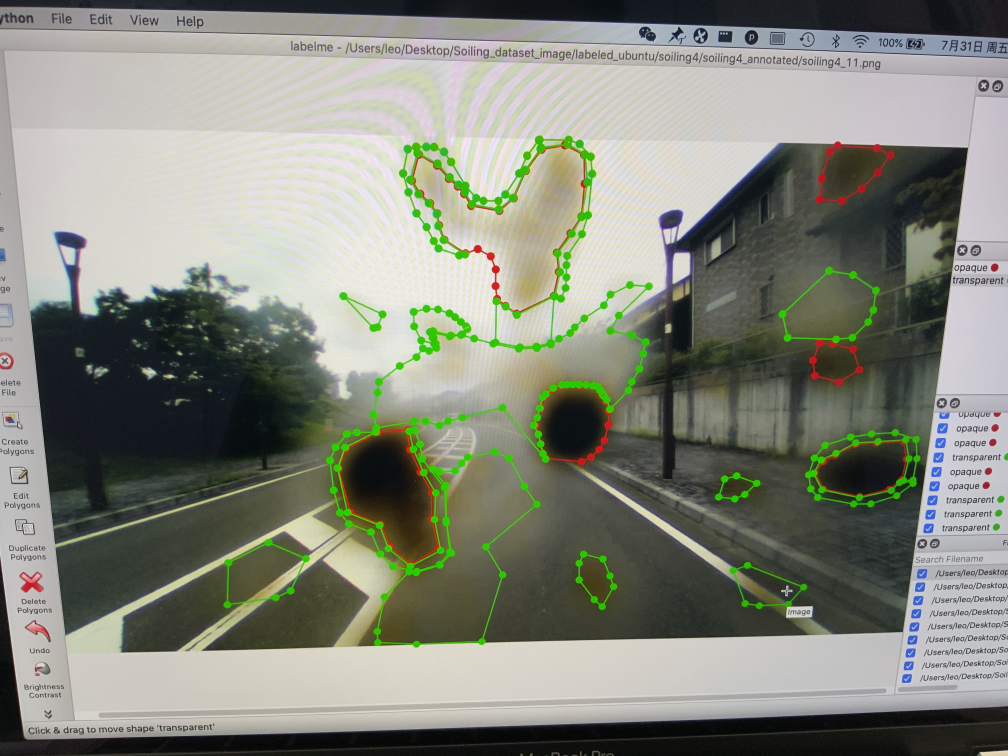
#> input picture github_images/IMG_0106.jpeg, 4032 x 3024 px (shown at 1/4 size)
$ python -i test_picture.py   (imports and definitions only)   (older library calls are emulated)
#> lines starting #> are read from the running program, lines starting #| are printed output that depends on the picture; after the words box and inside, x2 and y2 are one past the last pixel; in counts of white or black regions, pixels touching at a corner belong together; long printed decimals are rounded


#!--*-- coding:utf-8 --*--

# Deeplab Demo
#  This file calculates the final result and outputs the soling coverage
import os
import tarfile

from matplotlib import gridspec
import matplotlib.pyplot as plt
import numpy as np
from PIL import Image
import tempfile
from six.moves import urllib

import tensorflow as tf
import cv2


class DeepLabModel(object):
    """
    加载 DeepLab 模型；
    推断 Inference.
    """
    INPUT_TENSOR_NAME = 'ImageTensor:0'
    OUTPUT_TENSOR_NAME = 'SemanticPredictions:0'
    INPUT_SIZE = 513
    FROZEN_GRAPH_NAME = 'frozen_inference_graph'

    def __init__(self, tarball_path):
        """
        Creates and loads pretrained deeplab model.
        """
        self.graph = tf.Graph()

        graph_def = None
        # Extract frozen graph from tar archive.
        tar_file = tarfile.open(tarball_path)
        for tar_info in tar_file.getmembers():
            if self.FROZEN_GRAPH_NAME in os.path.basename(tar_info.name):
                file_handle = tar_file.extractfile(tar_info)
                graph_def = tf.GraphDef.FromString(file_handle.read())
                break

        tar_file.close()

        if graph_def is None:
            raise RuntimeError('Cannot find inference graph in tar archive.')

        with self.graph.as_default():
            tf.import_graph_def(graph_def, name='')

        self.sess = tf.Session(graph=self.graph)


    # [17 lines left out: function run, not called in this run]


def create_pascal_label_colormap():
    """
    Creates a label colormap used in PASCAL VOC segmentation benchmark.
    Returns:
        A Colormap for visualizing segmentation results.
    """
    colormap = np.zeros((256, 3), dtype=int)
    ind = np.arange(256, dtype=int)

    for shift in reversed(range(8)):
        for channel in range(3):
            colormap[:, channel] |= ((ind >> channel) & 1) << shift
        ind >>= 3
#> further down, picture is the input picture: shape (3024, 4032, 3); mean B, G, R 124.6, 135.5, 132.8

    return colormap


def label_to_color_image(label):
    """
    Adds color defined by the dataset colormap to the label.
    Args:
        label: A 2D array with integer type, storing the segmentation label.
    Returns:
        result: A 2D array with floating type. The element of the array
        is the color indexed by the corresponding element in the input label
        to the PASCAL color map.
    Raises:
        ValueError: If label is not of rank 2 or its value is larger than color
        map maximum entry.
    """
    if label.ndim != 2:
        raise ValueError('Expect 2-D input label')

    colormap = create_pascal_label_colormap()

    if np.max(label) >= len(colormap):
        raise ValueError('label value too large.')

    return colormap[label]


# [34 lines left out: function vis_segmentation, not called in this run]


##
LABEL_NAMES = np.asarray(
    ['clean', 'opaque', 'transparent' ])

FULL_LABEL_MAP = np.arange(len(LABEL_NAMES)).reshape(len(LABEL_NAMES), 1)
FULL_COLOR_MAP = label_to_color_image(FULL_LABEL_MAP)


## Tensorflow 提供的模型下载
MODEL_NAME = 'xception_coco_voctrainval'
# ['mobilenetv2_coco_voctrainaug', 'mobilenetv2_coco_voctrainval', 'xception_coco_voctrainaug', 'xception_coco_voctrainval']

_DOWNLOAD_URL_PREFIX = 'http://download.tensorflow.org/models/'
_MODEL_URLS = {'mobilenetv2_coco_voctrainaug': 'deeplabv3_mnv2_pascal_train_aug_2018_01_29.tar.gz',
               'mobilenetv2_coco_voctrainval': 'deeplabv3_mnv2_pascal_trainval_2018_01_29.tar.gz',
               'xception_coco_voctrainaug': 'deeplabv3_pascal_train_aug_2018_01_04.tar.gz',
               'xception_coco_voctrainval': 'deeplabv3_pascal_trainval_2018_01_04.tar.gz', }

# [9 lines of commented-out code are left out]


download_path = '/home/ogai/Desktop/labeled_ubuntu/output_model/pb5_7w_5_25.tar.gz'  #模型所在位置

# [1 line that did not run here, left out]
# [1 line not run here, left out]


##
# [9 lines left out: function run_visualization, not called in this run]


def calculate_soiling_coverage(image):
    Soiling_image = cv2.cvtColor(image, cv2.COLOR_BGR2RGB)
    cv2.imshow('Soiling_image_test',Soiling_image)
#    image = cv2.imread('image')
    gray = cv2.cvtColor(Soiling_image, cv2.COLOR_BGR2GRAY)
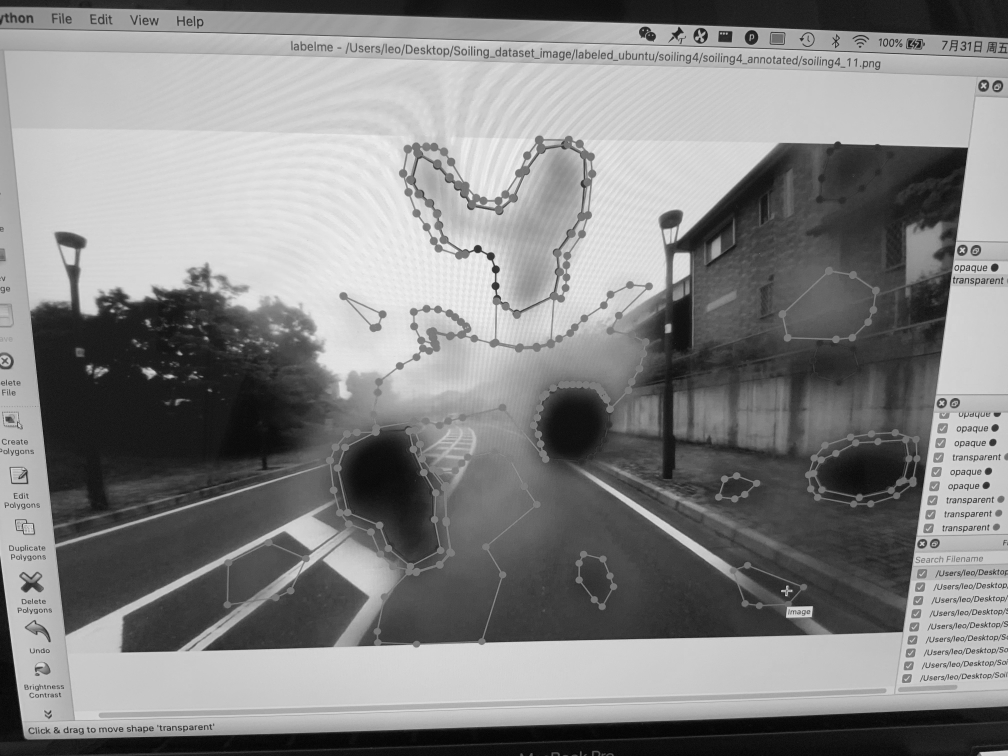
#> gray: shape (3024, 4032) (shown at 1/4 size); min 0, max 255, mean 131.9
    thresh = cv2.threshold(gray,0,255,cv2.THRESH_OTSU + cv2.THRESH_BINARY)[1]
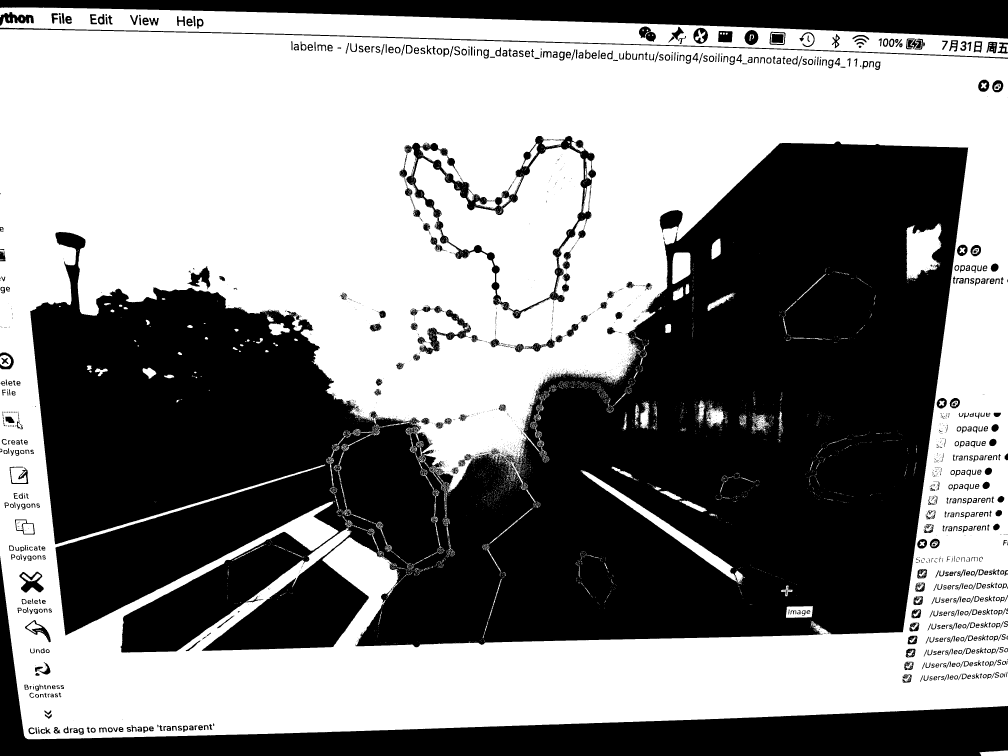
#> thresh: shape (3024, 4032) (shown at 1/4 size); 53.4% white; 3492 black regions (2721 under 20 px)
    cnts = cv2.findContours(thresh, cv2.RETR_EXTERNAL, cv2.CHAIN_APPROX_SIMPLE)
#> cnts = 20 contours, 8 with area under 20; largest, box (x1, y1, x2, y2) and area: (0, 117, 4032, 2957) 10974982, (0, 30, 4032, 231) 323424, (3918, 3002, 4032, 3024) 1943, (0, 1420, 44, 1467) 1614, (4007, 193, 4020, 207) 133
    cnts = cnts[0] if len(cnts) == 2 else cnts[1]
    total = 0

    for c in cnts:
        x,y,w,h = cv2.boundingRect(c)
        print('w=',w,'h=',h)

        mask = np.zeros(Soiling_image.shape, dtype=np.uint8)
        cv2.fillPoly(mask, [c], [255,255,255])
        mask = cv2.cvtColor(mask, cv2.COLOR_BGR2GRAY)
        pixels = cv2.countNonZero(mask)
        total += pixels
        cv2.putText(Soiling_image, format(pixels), (x + w//3 ,y +  h//3 ), cv2.FONT_HERSHEY_SIMPLEX, 0.8, (255,255,255), 2)
#> this loop made 20 passes
#> (x, y, w, h, pixels, total) on passes 1, 2, 5, 7, 8, 9, 10, 13, 14, 15, 16, 18: (3918, 3002, 114, 22, 2071, 2071), (4020, 2596, 10, 11, 81, 2152), (4024, 2284, 8, 11, 71, 2249), (0, 1797, 6, 9, 43, 2294), (0, 1420, 44, 47, 1686, 3980), (0, 1038, 18, 3, 41, 4021), (14, 1016, 3, 6, 11, 4032), (0, 1007, 1, 1, 1, 4039), (2, 911, 8, 5, 34, 4073), (4007, 193, 13, 14, 156, 4229), (0, 117, 4032, 2840, 10981938, 10986167), (83, 69, 8, 14, 77, 10986246)
#> (c, x, y, w, h, pixels, total) on passes 3, 4, 6, 11, 12, 17: ([[4031, 2546], [4030, 2547], [4030, 2554], [4031, 2554]], 4030, 2546, 2, 9, 17, 2169), ([[4030, 2437], [4030, 2440], [4031, 2441], [4031, 2437]], 4030, 2437, 2, 5, 9, 2178), ([[4025, 1818], [4026, 1818]], 4025, 1818, 2, 1, 2, 2251), ([[1, 1012], [1, 1013], [2, 1013], [2, 1012]], 1, 1012, 2, 2, 4, 4036), ([[3, 1008], [4, 1008]], 3, 1008, 2, 1, 2, 4038), ([[103, 74], [103, 75]], 103, 74, 1, 2, 2, 10986169)
#| w= 114 h= 22
#| w= 10 h= 11
#| w= 2 h= 9
#| w= 2 h= 5
#| w= 8 h= 11
#| w= 2 h= 1
#| w= 6 h= 9
#| w= 44 h= 47
#> (further printed lines are left out)
#> pass 1, in calculate_soiling_coverage, `mask = cv2.cvtColor(mask, cv2.COLOR_BGR2GRAY)`:
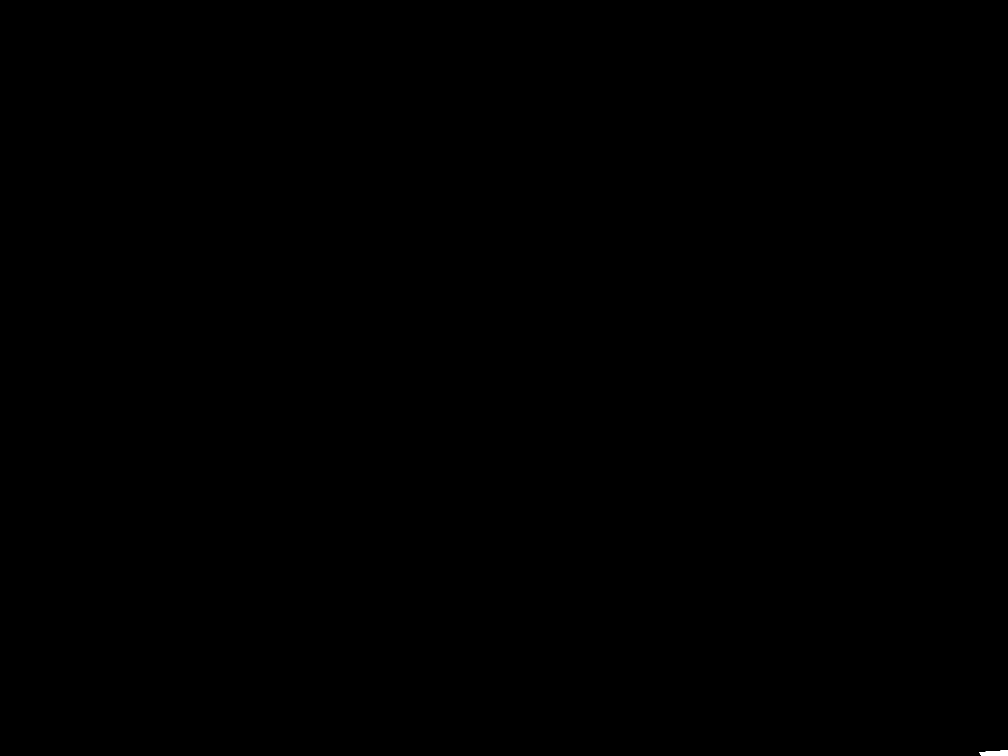
#> mask: shape (3024, 4032) (shown at 1/4 size); 0.02% white; 1 white region, box (x1, y1, x2, y2) and area: (3918, 3002, 4032, 3024) 2071
#> after the loop:
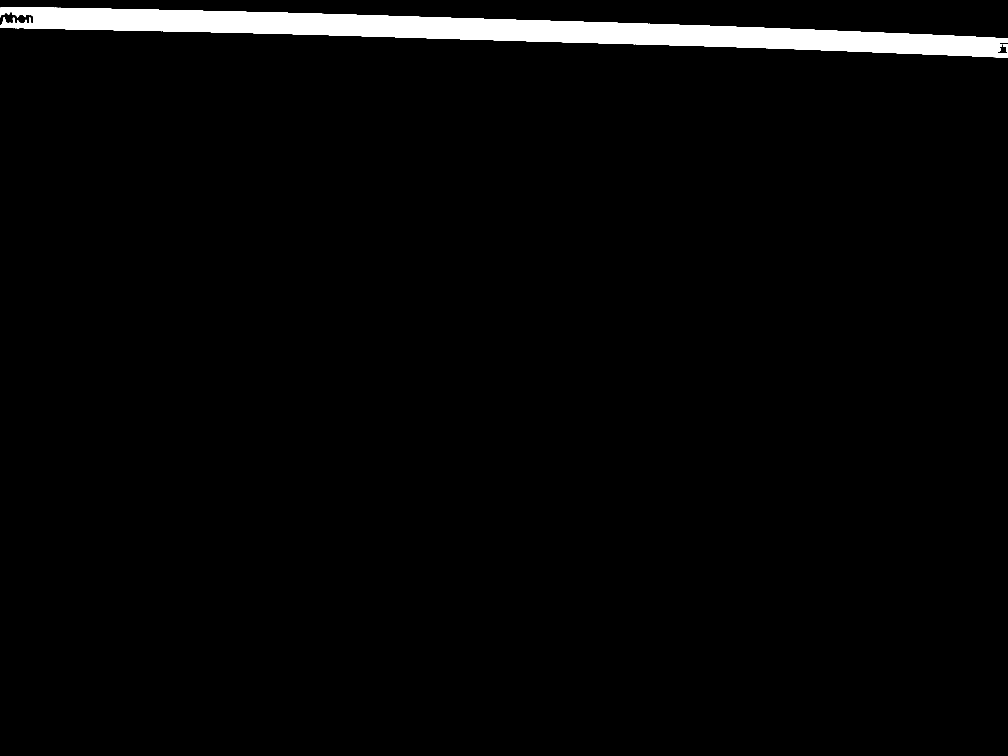
#> mask: shape (3024, 4032) (shown at 1/4 size); 2.7% white; 1 white region, box (x1, y1, x2, y2) and area: (0, 30, 4032, 231) 327856
#> after the loop, total = 11314180

    print('mask pixel',total)
#| mask pixel 11314180
    image_area = Soiling_image.shape[0] * Soiling_image.shape[1]
#> image_area = 12192768
    area_ratio = (pixels / image_area) * 100
#> area_ratio = 2.69
    coverage = round((total / image_area),3)*100
#> coverage = 92.8

    cv2.putText(Soiling_image, ' soiling coverage = '+'{}'.format(coverage) +'%' , (20,20), cv2.FONT_HERSHEY_SIMPLEX, 0.8, (255,255,255), 2)

    print('coverage of soiling part ',coverage)
#| coverage of soiling part  92.800

    cv2.namedWindow("thresh",0)
    cv2.resizeWindow("thresh", 1600, 1200)
    cv2.imshow("thresh",thresh)


    cv2.namedWindow("Soiling_image",0)
    cv2.resizeWindow("Soiling_image", 1600, 1200)
    cv2.imshow("Soiling_image",Soiling_image)
    cv2.waitKey(0)

    Soiling_image = cv2.cvtColor(Soiling_image, cv2.COLOR_BGR2RGB)
    return Soiling_image


images_dir = '/home/ogai/Desktop/Soiling_dataset/test'  #测试图片目录所在位置
# [1 line that did not run here, left out]
# [3 lines not run here, left out]

>>> import cv2
>>> picture = cv2.imread('github_images/IMG_0106.jpeg')
>>> result = calculate_soiling_coverage(picture)

$ run again, on github_images/000032_image.png
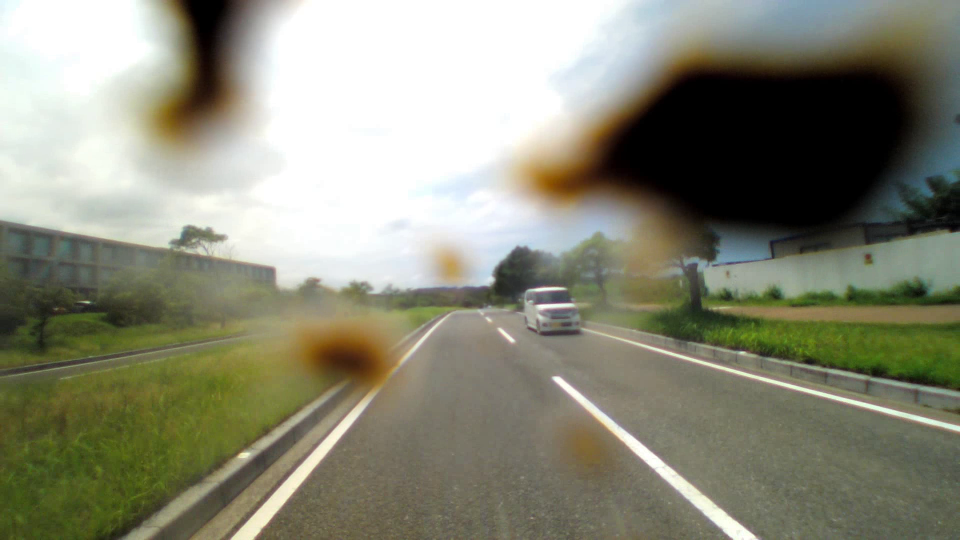
#> input picture github_images/000032_image.png, 1920 x 1080 px (shown at 1/2 size)
#> picture is the input picture: shape (1080, 1920, 3); mean B, G, R 119.5, 137.6, 137
#> in calculate_soiling_coverage, `thresh = cv2.threshold(gray,0,255,cv2.THRESH_OTSU + cv2.THRESH_BINARY)..`:
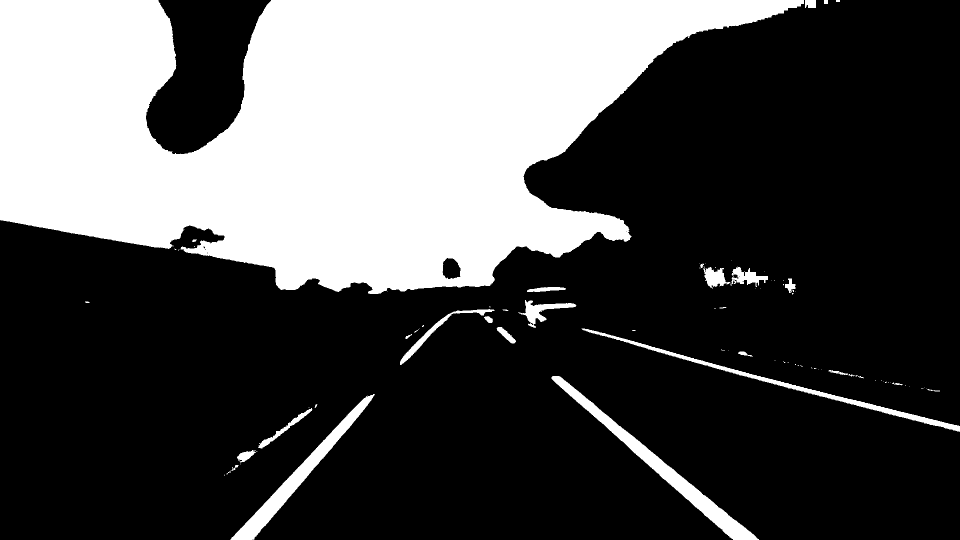
#> thresh: shape (1080, 1920) (shown at 1/2 size); 30.6% white; 96 white regions (65 under 20 px)
#> cnts = 96 contours, 71 with area under 20; largest, box (x1, y1, x2, y2) and area: (0, 0, 1608, 588) 592814, (1103, 752, 1518, 1080) 11946, (461, 788, 750, 1080) 9334, (1163, 657, 1920, 864) 5754, (1036, 600, 1153, 656) 1768
#> the loop in calculate_soiling_coverage, `for c in cnts:` made 96 passes
#> (x, y, w, h, pixels, total) on passes 3, 4, 5, 6, 7, 9, 10, 11: (453, 941, 9, 7, 17, 22), (463, 930, 14, 12, 61, 83), (480, 928, 1, 1, 1, 84), (474, 900, 41, 27, 492, 576), (516, 816, 109, 81, 1093, 1669), (629, 808, 6, 8, 22, 1693), (461, 788, 289, 292, 9668, 11361), (1854, 778, 26, 5, 48, 11409)
#> (printed output is left out)
#> after the loop in calculate_soiling_coverage, `for c in cnts:`: total = 634869
#| mask pixel 634869
#> image_area = 2073600
#> area_ratio = 28.71
#> coverage = 30.6
#> in calculate_soiling_coverage, `cv2.putText(Soiling_image, ' soiling coverage = '+'{}'.format(coverage..`:
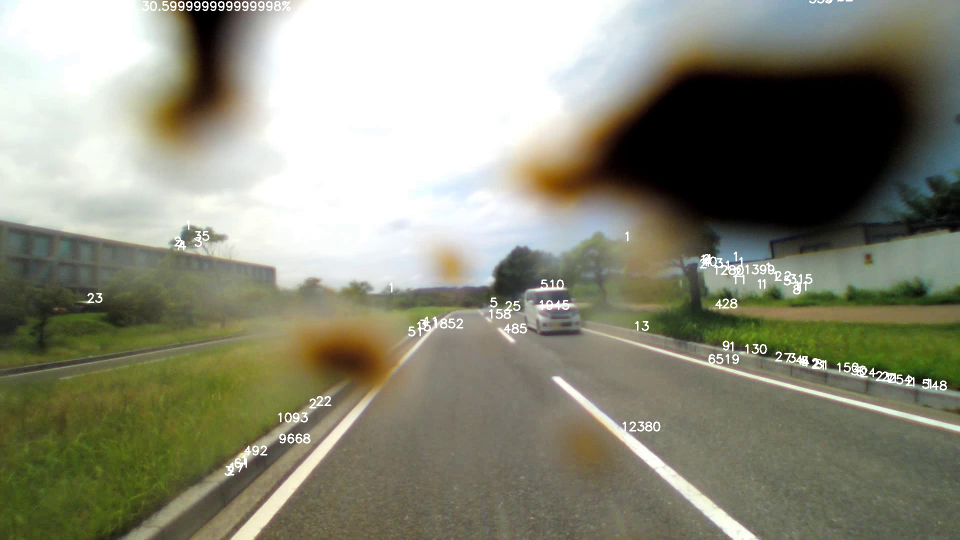
#> Soiling_image: shape (1080, 1920, 3) (shown at 1/2 size); mean R, G, B 138.2, 138.8, 120.9
#| coverage of soiling part  30.600
